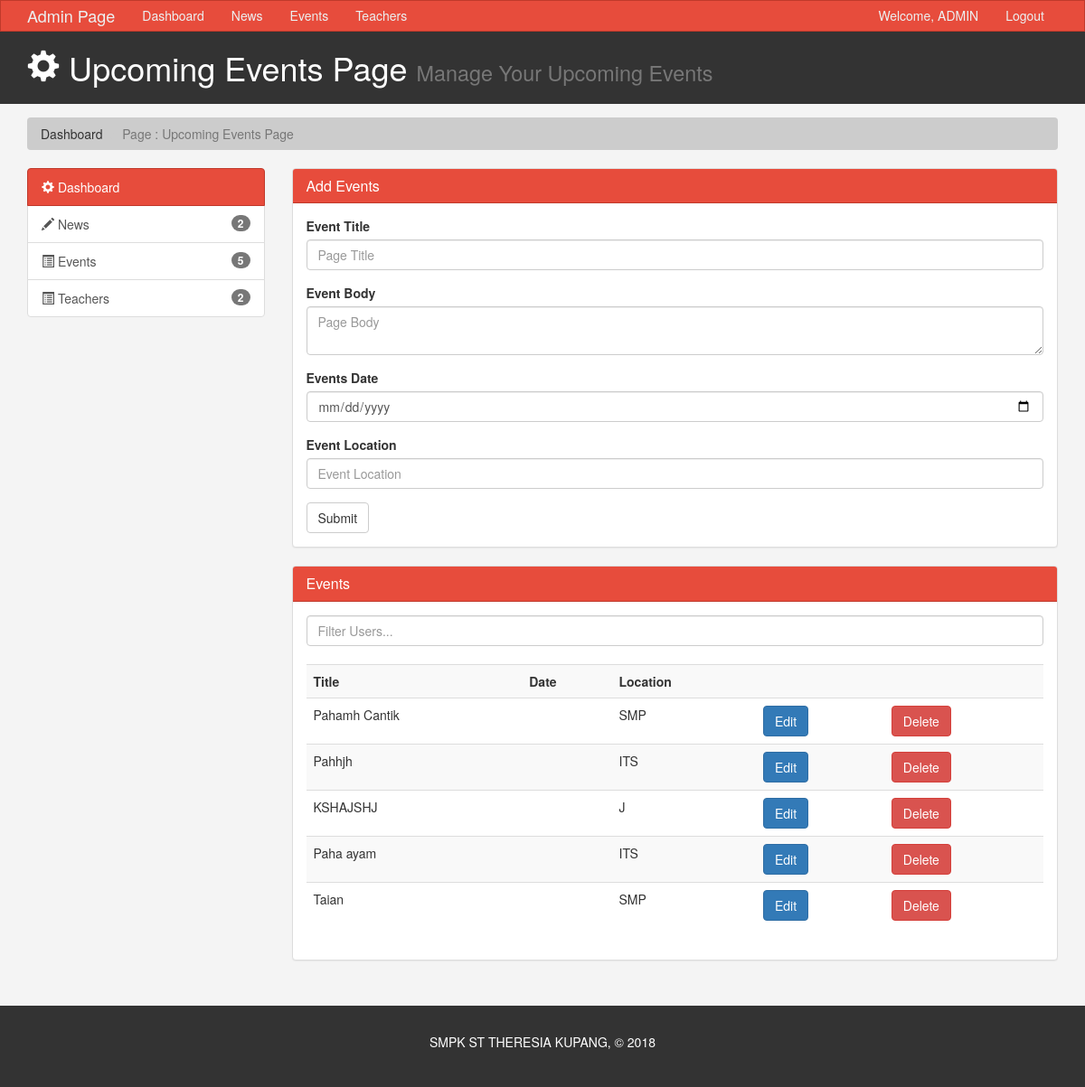
/index.php/admin/edit, run on an earlier commit of the app's database.
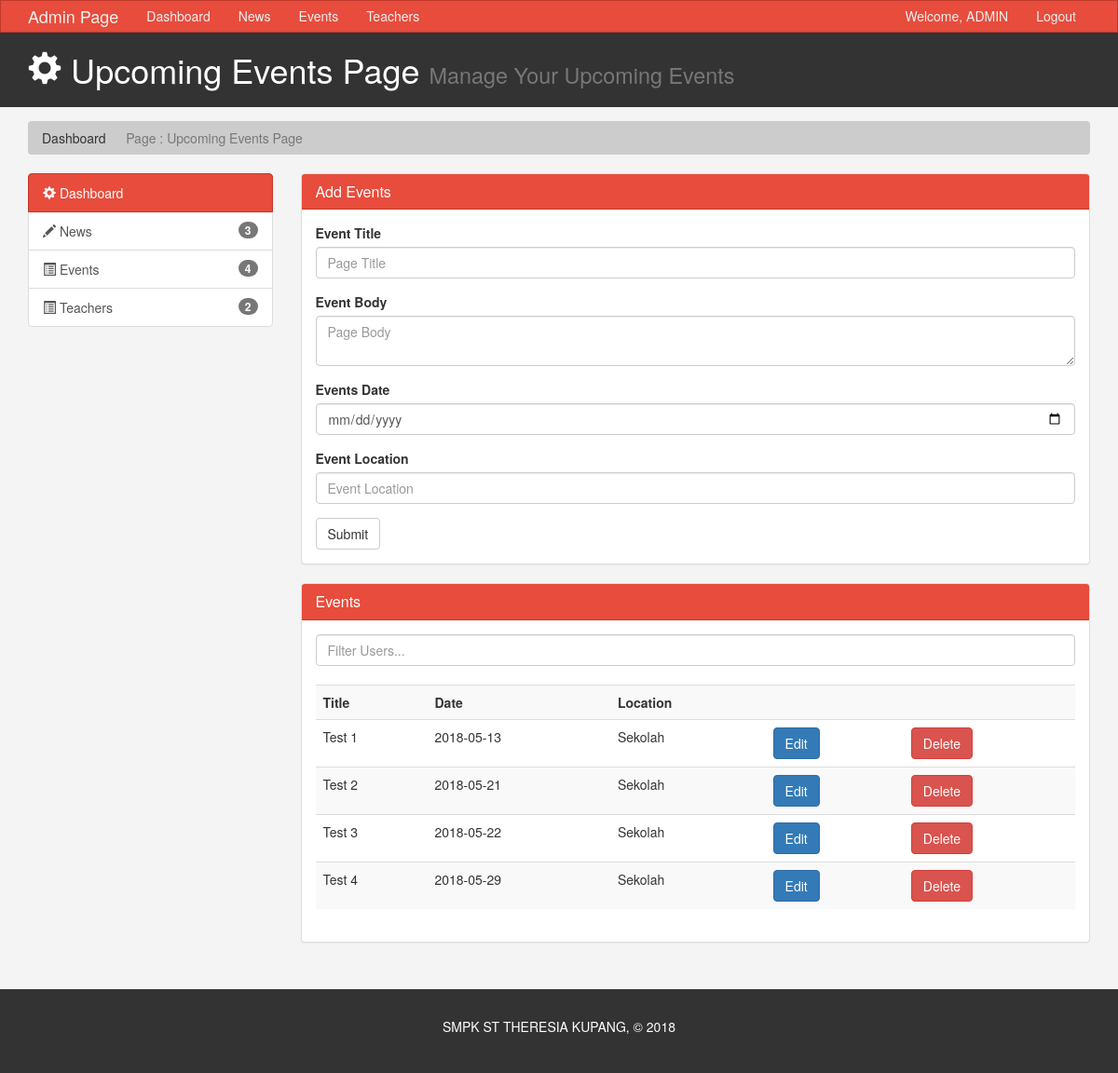
And on a later commit of the database.
### tables this page shows
CREATE TABLE `event` (
  `id` int(10) NOT NULL,
  `eventTitle` varchar(100) NOT NULL,
  `eventBody` text NOT NULL,
  `eventDate` date NOT NULL,
  `eventLocation` varchar(100) NOT NULL,
  `timeStamp` timestamp NOT NULL DEFAULT CURRENT_TIMESTAMP ON UPDATE CURRENT_TIMESTAMP
);

### application/controllers/admin.php (called while the page is built, shortened)
<?php
class Admin extends CI_Controller{
	public function edit(){
		$this->load->model('event_model');
		$data['events'] = $this->event_model->select_events();
		$this->load->view('admin/edit', $data);
	}
}
?>

### index.php (called while the page is built, shortened)
<?php
require_once BASEPATH.'core/CodeIgniter.php';

### application/models/Event_model.php (called while the page is built, shortened)
<?php
    class Event_model extends CI_Model
    {
        public function select_events()
        {
            $this->db->order_by('eventDate', 'ASC');
            $query = $this->db->get('event');
            return $query->result();
        }
    }
?>

### application/views/admin/edit.php (the view, shortened to what the changed rows need)
<!DOCTYPE html>
<html lang="en">
  <head>
    <link href="<?php echo base_url(); ?>assets/admin/css/bootstrap.min.css" rel="stylesheet">
    <link href="<?php echo base_url(); ?>assets/admin/css/style.css" rel="stylesheet">
  </head>
  <body>
    <header id="header">
      <div class="container">
        <div class="row">
          <div class="col-md-10">
            <h1><span class="glyphicon glyphicon-cog" aria-hidden="true"></span> Upcoming Events Page <small>Manage Your Upcoming Events</small></h1>
          </div>
        </div>
      </div>
    </header>
    <section id="main">
      <div class="container">
        <div class="row">
          <div class="col-md-3">
            <?php
                include ('left_dashboard.php');
            ?>
          </div>
          <div class="col-md-9">
              <div class="panel panel-default">
                <div class="panel-body">
                  <br>
                  <table class="table table-striped table-hover">
                        <tr>
                          <th>Title</th>
                          <th>Date</th>
                          <th>Location</th>
                          <th></th>
                          <th></th>
                        </tr>
                        <?php
    						if (isset($events)) {
    							foreach ($events as $event) {
    								echo "
                                    <tr>
                                        <td>$event->eventTitle</td>
                                        <td>$event->eventDate</td>
                                        <td>$event->eventLocation</td>
                                        <form action='edit' method='post'>
                                            <input hidden type='text' name='edit-id' value='$event->id'>
                                            <td><input type='submit' class='btn btn-primary' value='Edit'></td>
                                        </form>
                                        <form action='delete' method='post'>
                                            <input hidden type='text' name='edit-id' value='$event->id'>
                                            <td><input type='submit' class='btn btn-danger' value='Delete'></td>
                                        </form>
                                    </tr>
    								";
    							}
    						}
    					?>
                      </table>
                </div>
                </div>
          </div>
        </div>
      </div>
    </section>
  </body>
</html>

### application/views/admin/left_dashboard.php (shortened to what the changed rows need)
<div class="list-group">
    <a href="<?php echo base_url(); ?>admin/news" class="list-group-item">
        <span class="glyphicon glyphicon-pencil" aria-hidden="true"></span>
        News
        <span class="badge">
            <?php
                echo $this->db->count_all('info');
            ?>
        </span>
    </a>
    <a href="<?php echo base_url(); ?>admin/edit" class="list-group-item">
        <span class="glyphicon glyphicon-list-alt" aria-hidden="true"></span>
        Events
        <span class="badge">
            <?php
                echo $this->db->count_all('event');
            ?>
        </span>
    </a>
</div>

What changed in the data, as far as the page shows it:
removed event: eventTitle "Pahamh Cantik", eventLocation "SMP"
removed event: eventTitle "Pahhjh", eventLocation "ITS"
removed event: eventTitle "KSHAJSHJ", eventLocation "J"
removed event: eventTitle "Paha ayam", eventLocation "ITS"
removed event: eventTitle "Taian", eventLocation "SMP"
added event: eventTitle "Test 1", eventDate "2018-05-13", eventLocation "Sekolah"
added event: eventTitle "Test 2", eventDate "2018-05-21", eventLocation "Sekolah"
added event: eventTitle "Test 3", eventDate "2018-05-22", eventLocation "Sekolah"
added event: eventTitle "Test 4", eventDate "2018-05-29", eventLocation "Sekolah"
Also different on the page:
$this->db->count_all('info'): "2" → "3"
$this->db->count_all('event'): "5" → "4"
